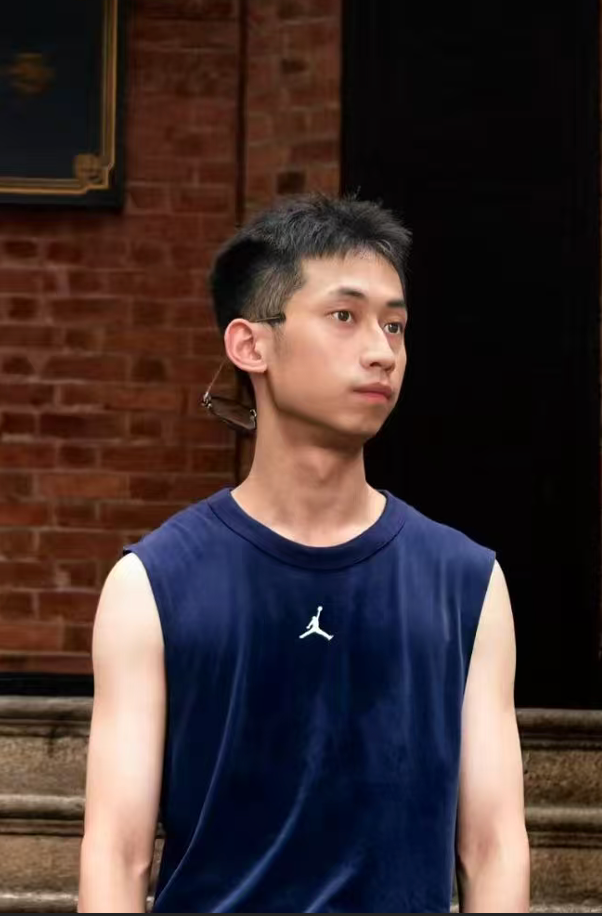
#> input picture horse成双.png, 602 x 916 px, given as the content of the folder frontend/raw_assets, which was not available
$ python process_assets.py
#> lines starting #> are read from the running program, lines starting #| are printed output that depends on the picture; after the words box and inside, x2 and y2 are one past the last pixel; in counts of white or black regions, pixels touching at a corner belong together; pictures that were not available may be replaced by others from this repository, and a replacement may not be noted
import os
import argparse
from PIL import Image
import numpy as np
from scipy.ndimage import label, find_objects

def remove_background_smart(img, tolerance=15, extreme_tolerance=8):
    """
    智能去底：检测四个角的颜色，仅移除与背景连通的区域（防止掏空角色内部）
    """
    img = img.convert("RGBA")
    data = np.array(img)

    # Sample corners
    h, w = data.shape[:2]
    corners_coords = [(0, 0), (0, w-1), (h-1, 0), (h-1, w-1)]
    corners_pixels = [data[r, c] for r, c in corners_coords]

    # Calculate average background color from corners
    bg_color = np.median(corners_pixels, axis=0).astype(int)
    r_bg, g_bg, b_bg = bg_color[0], bg_color[1], bg_color[2]

    # RGB values
    r, g, b = data[:,:,0], data[:,:,1], data[:,:,2]

    # 1. Create color mask: pixels close to background color
    # Use a stricter tolerance for nearly pure white/black backgrounds to avoid eating into characters
    if (r_bg > 240 and g_bg > 240 and b_bg > 240) or (r_bg < 15 and g_bg < 15 and b_bg < 15):
        actual_tolerance = extreme_tolerance
    else:
        actual_tolerance = tolerance

    color_mask = (np.abs(r - r_bg) < actual_tolerance) & \
                 (np.abs(g - g_bg) < actual_tolerance) & \
                 (np.abs(b - b_bg) < actual_tolerance)

    # 2. Use connected components to find the "exterior" background
    # Structure 3x3 allows diagonal connection
    structure = np.ones((3, 3), dtype=int)
    labeled_array, num_features = label(color_mask, structure=structure)

    # 3. Identify which labels touch the corners
    bg_labels = set()
    for r, c in corners_coords:
        if color_mask[r, c]: # Only check if the corner itself is considered background color
            bg_labels.add(labeled_array[r, c])

    # 4. Create final mask: must be correct color AND connected to a corner
    final_mask = np.isin(labeled_array, list(bg_labels))

    # Set alpha to 0 for exterior background only
    data[:,:,3][final_mask] = 0

    return Image.fromarray(data)

# [287 lines left out: functions sort_frames_reading_order, split_by_projection, smart_extract_frames, process_smart_action_sheet, not called in this run]

def process_base_sprite(input_path, output_path, target_size=(512, 682)):
    print(f"Processing Base Character: {input_path}")
    try:
        img = Image.open(input_path).convert("RGBA")

        # 基础立绘只清理与边缘连通的背景留白，再统一缩放到画布内
        trimmed = remove_background_smart(img, tolerance=18, extreme_tolerance=10)
        bbox = trimmed.getbbox()
        if bbox:
            left, top, right, bottom = bbox
            padding = 8
            bbox = (
                max(0, left - padding),
                max(0, top - padding),
                min(img.width, right + padding),
                min(img.height, bottom + padding)
            )
            trimmed = trimmed.crop(bbox)

        w, h = trimmed.size
        target_w, target_h = target_size
        ratio = min((target_w - 36) / w, (target_h - 36) / h)
        new_w = int(w * ratio)
        new_h = int(h * ratio)
        trimmed = trimmed.resize((new_w, new_h), Image.Resampling.LANCZOS)

        canvas = Image.new("RGBA", target_size, (0, 0, 0, 0))
        x = (target_w - new_w) // 2
        y = (target_h - new_h) // 2
        canvas.paste(trimmed, (x, y), trimmed)
        canvas.save(output_path)
    except Exception as e:
        print(f"Error processing {input_path}: {e}")

# [64 lines left out: functions process_ui_asset, remove_background_item, process_item_asset, not called in this run]

def main():
    parser = argparse.ArgumentParser(description="Process game assets")
    parser.add_argument("--input", default="frontend/raw_assets", help="Input directory")
    parser.add_argument("--output_root", default="frontend/public/assets", help="Output root directory")
    args = parser.parse_args()

    # Define output subdirectories
    dirs = {
        'char': os.path.join(args.output_root, "sprites/characters"),
        'ui': os.path.join(args.output_root, "ui"),
        'item': os.path.join(args.output_root, "sprites/items"),
        'vfx': os.path.join(args.output_root, "sprites/vfx")
    }

    for d in dirs.values():
        if not os.path.exists(d):
            os.makedirs(d)

    for filename in os.listdir(args.input):
        if not filename.lower().endswith(('.png', '.jpg', '.jpeg')):
            continue

        input_path = os.path.join(args.input, filename)
        name, ext = os.path.splitext(filename)

        # Dispatch logic
        if name.startswith("bg_"):
            # Backgrounds: No BG removal, save to UI
            output_path = os.path.join(dirs['ui'], f"{name}.png")
            process_ui_asset(input_path, output_path, remove_bg=False)

        elif name.startswith(("ui_", "border_", "icon_", "btn_", "skill_")):
            # UI Elements: BG removal, save to UI
            output_path = os.path.join(dirs['ui'], f"{name}.png")
            process_ui_asset(input_path, output_path, remove_bg=True)

        elif name.startswith("item_"):
            # Items: stronger white BG removal + crop to content
            output_path = os.path.join(dirs['item'], f"{name}.png")
            process_item_asset(input_path, output_path)

        elif name.startswith("particle_"):
            # VFX: BG removal, save to VFX
            output_path = os.path.join(dirs['vfx'], f"{name}.png")
            process_ui_asset(input_path, output_path, remove_bg=True)

        elif "_action" in name:
            # Character Action Sheet
            output_path = os.path.join(dirs['char'], f"{name}.png")
            process_smart_action_sheet(input_path, output_path)

        elif "_idle" in name:
            print(f"Skipping legacy _idle file: {filename}")

        else:
            # Default: Character Base Sprite
            output_path = os.path.join(dirs['char'], f"{name}.png")
            process_base_sprite(input_path, output_path)
#> in remove_background_smart, `corners_pixels = [data[r, c] for r, c in corners_coords]`: corners_pixels = [[10, 11, 13, 255], [46, 24, 10, 255], [36, 36, 36, 255], [36, 36, 36, 255]]
#> in remove_background_smart, `bg_color = np.median(corners_pixels, axis=0).astype(int)`: bg_color = [36, 30, 24, 255]
#> in remove_background_smart, `r_bg, g_bg, b_bg = bg_color[0], bg_color[1], bg_color[2]`: r_bg = 36; g_bg = 30; b_bg = 24
#> in remove_background_smart, `r, g, b = data[:,:,0], data[:,:,1], data[:,:,2]`:
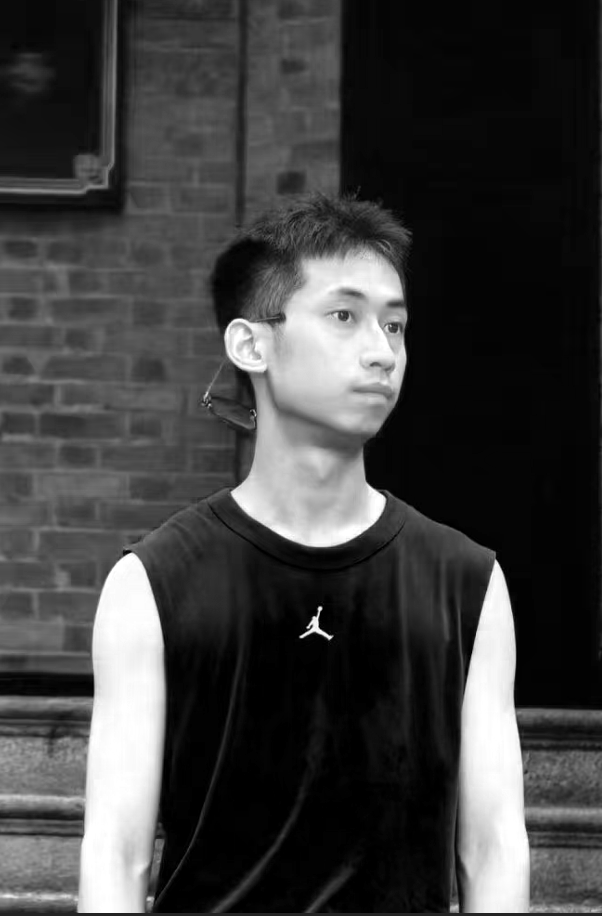
#> r: shape (916, 602); min 0, max 255, mean 63.1
#> in remove_background_smart, `r, g, b = data[:,:,0], data[:,:,1], data[:,:,2]`:
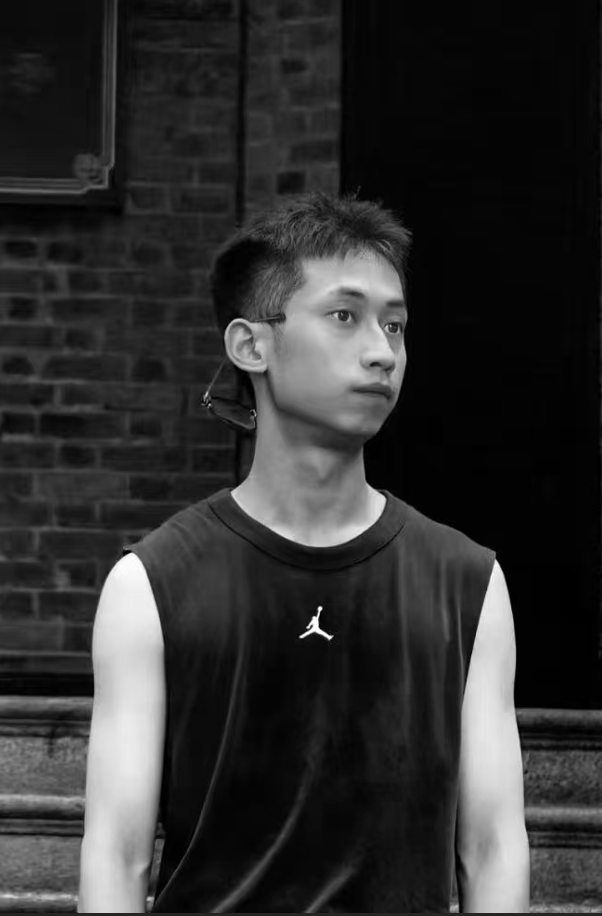
#> g: shape (916, 602); min 0, max 255, mean 47.6
#> in remove_background_smart, `r, g, b = data[:,:,0], data[:,:,1], data[:,:,2]`:
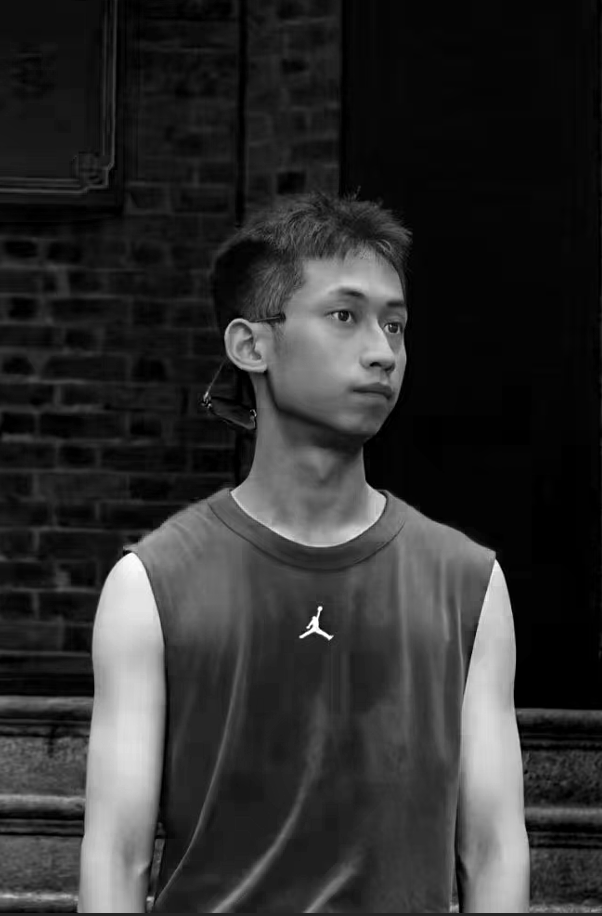
#> b: shape (916, 602); min 0, max 255, mean 46.6
#> in remove_background_smart, `color_mask = (np.abs(r - r_bg) < actual_tolerance) & \ (np.abs(g - g_b..`:
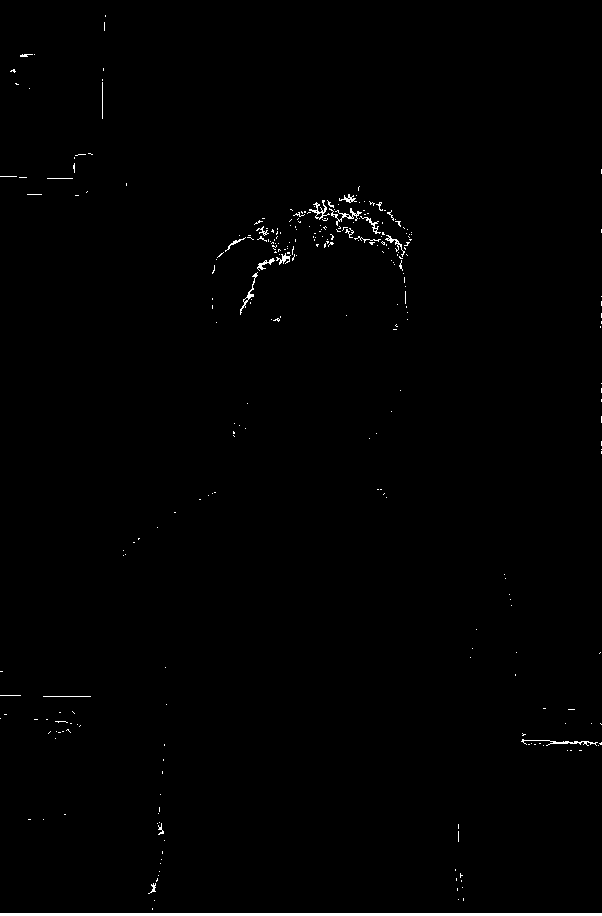
#> color_mask: shape (916, 602) bool; 0.72% white; 287 white regions (264 under 20 px), largest, box (x1, y1, x2, y2) and area: (0, 913, 602, 916) 1806, (521, 739, 598, 746) 147, (329, 208, 362, 226) 137
#> in remove_background_smart, `labeled_array, num_features = label(color_mask, structure=structure)`: labeled_array: shape (916, 602) int32; 288 distinct labels, from 0 to 287
#> in remove_background_smart, `labeled_array, num_features = label(color_mask, structure=structure)`: num_features = 287
#> after the loop in remove_background_smart, `for r, c in corners_coords:`: bg_labels = 1 item
#> in remove_background_smart, `final_mask = np.isin(labeled_array, list(bg_labels))`:
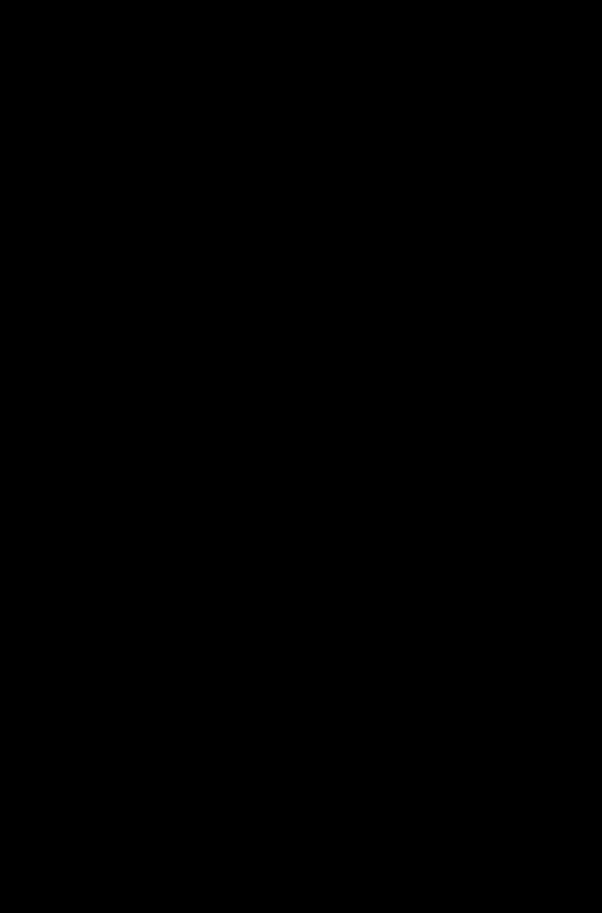
#> final_mask: shape (916, 602) bool; 0.33% white; 1 white region, box (x1, y1, x2, y2) and area: (0, 913, 602, 916) 1806
#> in remove_background_smart, `data[:,:,3][final_mask] = 0`:
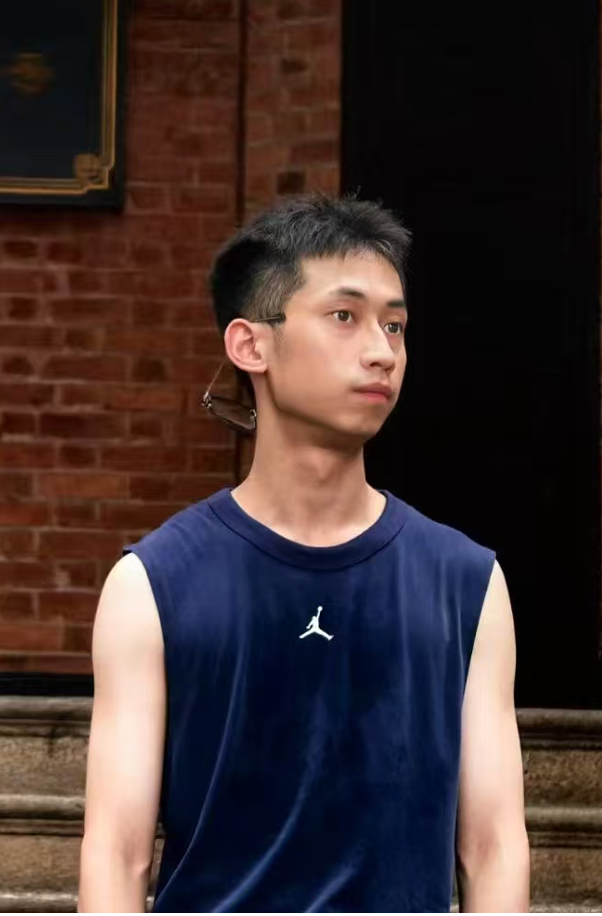
#> data: shape (916, 602, 4); mean R, G, B, A 63.1, 47.6, 46.6, 254.2; transparent parts drawn white
#> in process_base_sprite, `bbox = trimmed.getbbox()`: bbox = (0, 0, 602, 913)
#> in process_base_sprite, `left, top, right, bottom = bbox`: left = 0; right = 602; bottom = 913
#> in process_base_sprite, `bbox = ( max(0, left - padding), max(0, top - padding), min(img.width,..`: bbox = (0, 0, 602, 916)
#> in process_base_sprite, `canvas = Image.new("RGBA", target_size, (0, 0, 0, 0))`: canvas: PIL image 512x682 RGBA; every value is 0
#> in process_base_sprite, `canvas.paste(trimmed, (x, y), trimmed)`:
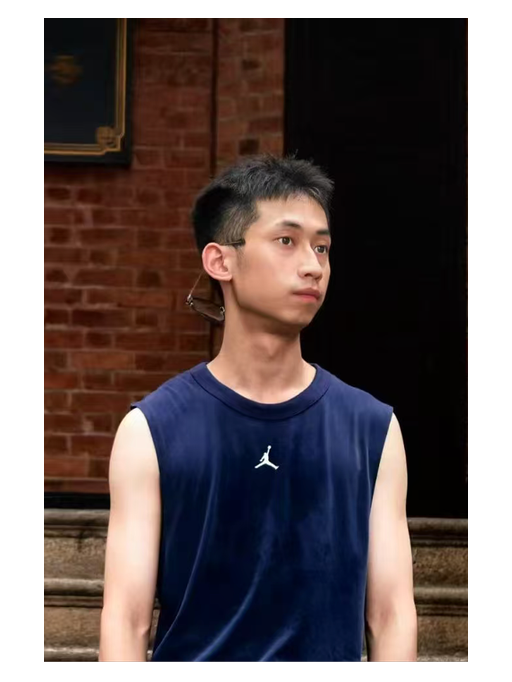
#> canvas: PIL image 512x682 RGBA; mean R, G, B, A 49.4, 37.2, 36.4, 199.3; transparent parts drawn white

if __name__ == "__main__":
    main()
